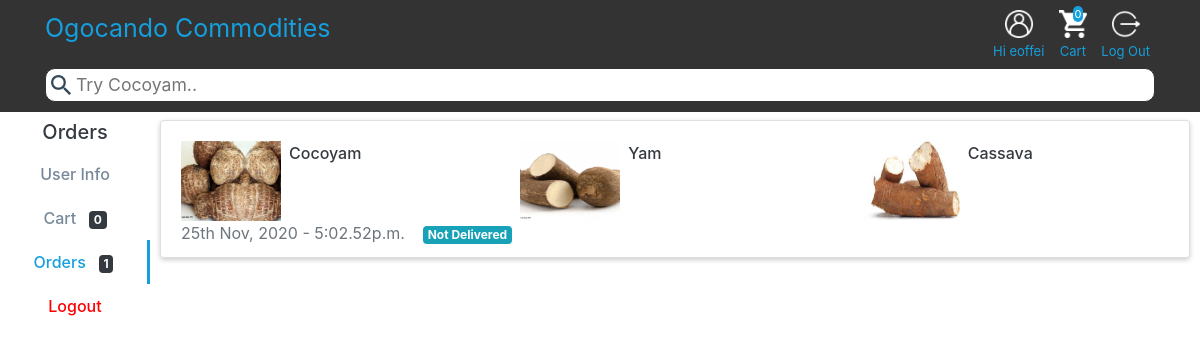
Screenshot of /orders/ (signed in) with the database file from the repository.
### app/models.py (models this page shows, shortened)
class OrderItem(models.Model):
    order = models.ForeignKey('Order',on_delete = models.CASCADE,null = True)
    product = models.ForeignKey(Product,on_delete = models.SET_NULL,null = True)
    quantity = models.PositiveSmallIntegerField(default = 0)

class Product(models.Model):
    name = models.CharField(max_length = 100)
    price = models.DecimalField(max_digits = 1000,decimal_places =2)
    description = models.TextField(max_length = 500)
    image1 = models.ImageField(upload_to = 'product_images/')
    image2 = models.ImageField(upload_to = 'product_images/',default = 'default.png')
    image3 = models.ImageField(upload_to = 'product_images/',default = 'default.png')

class Order(models.Model):
    user = models.ForeignKey(User,on_delete = models.CASCADE)
    delivered = models.BooleanField(default = False)
    date = models.DateTimeField(default = timezone.now)

### app/views.py (the view)
# urls.py: path('orders/',app_views.OrdersView.as_view(),name = 'orders'),
class OrdersView(LoginRequiredMixin,generic.ListView):
    model = Order
    template_name = 'app/orders.html'
    context_object_name = 'orders'
    def get_context_data(self,*args,**kwargs):
        context = super().get_context_data(*args,**kwargs)
        important_info(self,context)
        return context

### app/views.py (called while the page is built)
def important_info(inst,context):
    context['cart_items_count'] = inst.request.user.cart.cartitems_set.count() if inst.request.user.is_authenticated else inst.request.COOKIES.get('cart_count') if inst.request.COOKIES.get('cart_count') else 0
    context['cart_items'] = [item.product.name for item in inst.request.user.cart.cartitems_set.all()] if inst.request.user.is_authenticated else [value for key,value in inst.request.COOKIES.items() if key.startswith('product_name')]

### app/templates/app/orders.html (shortened to what this page needs)
{% extends 'app/base.html' %}
{% load static %}
{% block content %}
    <div id="wrapper" style = 'margin-top: 120px;'>
        <div id="side-menu">
            <h5 class="text-center text-dark">Orders</h5>
            <a href="{% url 'user:profile' %}">User Info</a>
            <a href="{% url 'app:cart' %}">Cart &nbsp; <span class="badge badge-dark">{{ cart_items_count }}</span></a>
            <a href="{% url 'app:orders' %}" id ='active'>Orders &nbsp; <span class="badge badge-dark">{% firstof user.order_set.count '0' %}</span></a>
            <a href="{% url 'user:logout' %}" style="color: red;">Logout</a>
        </div>
        <div id="main-menu">
            {% if orders %}
                <ul class="list-group" style="box-shadow: 0px 2px 5px rgba(0,0,0,.2)">
                    {% for order in orders %}
                        <li class="list-group-item">
                            <a href="">
                               <div class="row">
                                    {% for orderitem in order.orderitem_set.all %}
                                        <div class="col-sm-6 d-flex mt-2 align-items-top col-lg-4">
                                            <img style="width: 100px;height: 80px;" src="{{orderitem.product.image1.url}}" alt="">
                                            <span class="text-dark ml-2" style="font-weight: 500;">{{orderitem.product.name|truncatechars:'30'}}</span>
                                        </div>
                                    {% endfor %}
                                </div>
                                <p class="text-muted m-auto">
                                    {{ order.date|date:'jS M, Y' }} - {{ order.date|time:'g:i.sa' }}&nbsp;&nbsp;&nbsp;
                                    {% if order.delivered %}
                                        <span class="badge badge-success">Delivered</span>
                                    {% else %}
                                        <span class="badge badge-info">Not Delivered</span>
                                    {% endif %}
                                </p>
                            </a>
                        </li>
                    {% endfor %}
                </ul>
            {% endif %}
        </div>
    </div>
{% endblock %}

### app/templates/app/base.html (shortened to what this page needs)
{% load static %}
<!DOCTYPE html>
<html lang="en">
<head>
    <link rel="stylesheet" href="{% static 'app\bootstrap.min.css' %}">
</head>
<body>
    <nav>
        <div class="container-md">
            <a href="{% url 'app:home' %}">Ogocando Commodities</a>
            <div id="options" class="text-center">
                {% if user.is_authenticated %}
                    <div>
                      <a href="{% url 'user:profile' %}">
                          <img width="28px" src="{% static 'app/images/user-hover.png' %}" alt=""><br/>
                           Hi {{ user.username }}
                      </a>
                   </div>
                {% endif%}
               <div id="cart">
                  <a href="{% url 'app:cart' %}">
                      <img width="28px" src="{% static 'app/images/cart-hover.png' %}" alt=""><br/>
                       <span>{{ cart_items_count }}</span>
                       Cart
                  </a>
               </div>
               {% if user.is_authenticated %}
                   <div>
                      <a href="{% url 'user:logout' %}">
                          <img width="28px" src="{% static 'app/images/logout.png' %}" alt=""><br/>
                           Log Out
                      </a>
                   </div>
               {% endif %}
            </div>
            <div id="search-container">
                <input id="search" type="text" name="search" placeholder="Try Cocoyam..">
            </div>
        </div>
    </nav>
    {% block content %}
    {% endblock %}
</body>
</html>

### app/templates/app/orders.html (style rules this page uses)
#main-menu { width: calc(100% - 170px); margin: auto; display: inline-block; position: relative; left: 160px; transition: all .2s ease-in-out; }
#side-menu { width: 150px; position: fixed; height: 100vh; left: 0px; top: 120px; transition: all .2s ease-in-out; }
#side-menu a { display: block; text-align: center; padding: 10px 0px; color: lightslategray; font-weight: 500; }
#side-menu #active { border-right: medium solid #159fdc; color: #159fdc; }

### rows the page displays
Order: date "25th Nov, 2020", date "5:02.52p.m.", delivered "Not Delivered"
OrderItem: product.image1 (picture), product.name "Cocoyam"
OrderItem: product.image1 (picture), product.name "Yam"
OrderItem: product.image1 (picture), product.name "Cassava"

### other values shown
{{ user.username }} "eoffei"
{{ cart_items_count }} "0"
